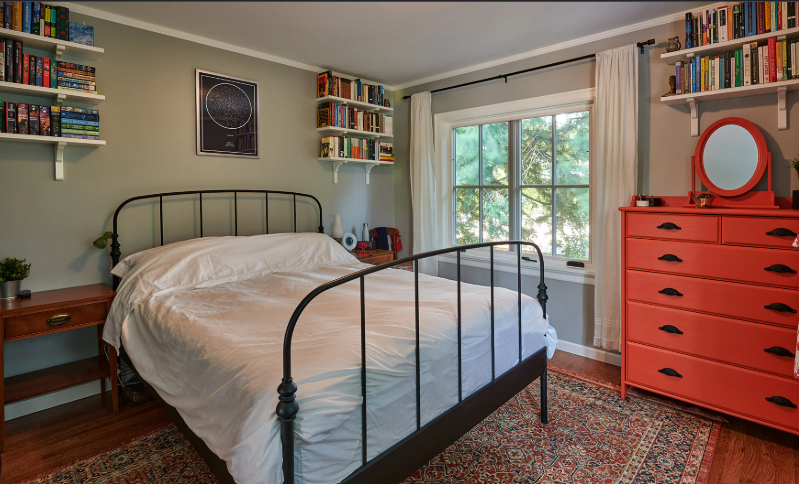
#> input picture notebooks/test2.png, 799 x 484 px, found by its file name
$ jupyter execute --allow-errors interior_design_visualizer.ipynb
#> lines starting #> are read from the running program, lines starting #| are printed output that depends on the picture; after the words box and inside, x2 and y2 are one past the last pixel; in counts of white or black regions, pixels touching at a corner belong together
# AI Interior Design Visualizer

Tagline: Redecorate your room before buying a single thing.

This notebook is a prototype for a browser-based room redesign workflow. It demonstrates three separate pieces of logic: segmentation for room regions, palette extraction for color suggestions, and preset-based furniture styling for before/after previews.

Important status notes:

1. Segmentation is prototype-level. It can use SAM if a checkpoint is available, otherwise it falls back to deterministic region masks for the demo image.
2. Palette recommendation is working. It uses OpenCV k-means to extract dominant colors from the image.
3. Furniture replacement is simulated, not generative. The notebook applies color/theme presets to masked furniture regions; it does not synthesize new furniture with a diffusion or inpainting model.

[cell 1]
from __future__ import annotations

import hashlib
import importlib
import json
import subprocess
import sys
import urllib.request
from pathlib import Path
from typing import Any

import cv2
import matplotlib.pyplot as plt
import numpy as np


def ensure_package(import_name: str, pip_spec: str):
    try:
        return importlib.import_module(import_name)
    except ImportError:
        print(f'Installing {pip_spec} ...')
        subprocess.check_call([sys.executable, '-m', 'pip', 'install', pip_spec])
        return importlib.import_module(import_name)


try:
    torch = ensure_package('torch', 'torch')
except Exception:
    torch = None

try:
    Flask_module = ensure_package('flask', 'flask')
    Flask = Flask_module.Flask
    jsonify = Flask_module.jsonify
    request = Flask_module.request
except Exception:
    Flask = None
    jsonify = None
    request = None

try:
    segment_anything = ensure_package('segment_anything', 'git+https://github.com/facebookresearch/segment-anything.git')
    SamPredictor = segment_anything.SamPredictor
    sam_model_registry = segment_anything.sam_model_registry
except Exception:
    SamPredictor = None
    sam_model_registry = None


PROJECT_ROOT = next(
    (candidate for candidate in [Path.cwd(), *Path.cwd().parents] if (candidate / 'README.md').exists()),
    Path.cwd(),
)
NOTEBOOK_DIR = PROJECT_ROOT / 'notebooks'
OUTPUT_DIR = NOTEBOOK_DIR / 'outputs'
OUTPUT_DIR.mkdir(parents=True, exist_ok=True)
SAM_CHECKPOINT = NOTEBOOK_DIR / 'checkpoints' / 'sam_vit_b_01ec64.pth'
SAM_CHECKPOINT_URL = 'https://dl.fbaipublicfiles.com/segment_anything/sam_vit_b_01ec64.pth'
ROOM_IMAGE_CANDIDATES = [
    NOTEBOOK_DIR / 'test2.png',
    PROJECT_ROOT / 'data' / 'room.jpg',
    PROJECT_ROOT / 'data' / 'room.png',
    PROJECT_ROOT / 'frontend' / 'public' / 'room.jpg',
    PROJECT_ROOT / 'frontend' / 'public' / 'room.png',
    PROJECT_ROOT / 'assets' / 'room.jpg',
    PROJECT_ROOT / 'assets' / 'room.png',
]

STYLE_THEMES = {
    'scandinavian': {
        'wall': [244, 239, 232],
        'sofa': [233, 226, 218],
        'wood': [199, 175, 145],
        'accent': [165, 191, 183],
    },
    'modern_luxe': {
        'wall': [226, 220, 214],
        'sofa': [58, 62, 70],
        'wood': [139, 104, 84],
        'accent': [192, 153, 105],
    },
    'japandi': {
        'wall': [238, 232, 222],
        'sofa': [208, 198, 184],
        'wood': [176, 143, 108],
        'accent': [124, 145, 133],
    },
    'industrial': {
        'wall': [225, 225, 226],
        'sofa': [94, 97, 104],
        'wood': [112, 93, 81],
        'accent': [173, 124, 98],
    },
}


def ensure_checkpoint(url: str, path: Path) -> Path:
    if path.exists() and path.stat().st_size > 0:
        return path
    print(f'Downloading SAM checkpoint to {path} ...')
    path.parent.mkdir(parents=True, exist_ok=True)
    urllib.request.urlretrieve(url, path)
#> (this line was passed over: the network is not available in this run)
    return path


if torch is not None and SamPredictor is not None and sam_model_registry is not None:
    try:
        SAM_CHECKPOINT = ensure_checkpoint(SAM_CHECKPOINT_URL, SAM_CHECKPOINT)
    except Exception as exc:
        print(f'Could not download SAM checkpoint: {exc}')


def rgb_to_hex(rgb: np.ndarray | list[int] | tuple[int, int, int]) -> str:
    red, green, blue = [int(value) for value in rgb]
    return f'#{red:02x}{green:02x}{blue:02x}'


def show_side_by_side(left: np.ndarray, right: np.ndarray, left_title: str, right_title: str, figsize=(14, 6)):
    figure, axes = plt.subplots(1, 2, figsize=figsize)
    axes[0].imshow(left)
    axes[0].set_title(left_title)
    axes[0].axis('off')
    axes[1].imshow(right)
    axes[1].set_title(right_title)
    axes[1].axis('off')
    plt.tight_layout()
    plt.show()


def build_rect_mask(shape: tuple[int, int], rectangles: list[tuple[int, int, int, int]]) -> np.ndarray:
    mask = np.zeros(shape, dtype=bool)
    for x1, y1, x2, y2 in rectangles:
        mask[y1:y2, x1:x2] = True
    return mask


def overlay_mask(image_rgb: np.ndarray, mask: np.ndarray, color: tuple[int, int, int], alpha: float = 0.55) -> np.ndarray:
    overlay = image_rgb.copy().astype(np.float32)
    color_array = np.array(color, dtype=np.float32)
    overlay[mask] = overlay[mask] * (1.0 - alpha) + color_array * alpha
    return np.clip(overlay, 0, 255).astype(np.uint8)


def mask_to_svg_layers(mask: np.ndarray, layer_name: str, stroke: str, fill: str, min_area: float = 80.0) -> list[dict[str, Any]]:
    mask_uint8 = (mask.astype(np.uint8)) * 255
    contours, _ = cv2.findContours(mask_uint8, cv2.RETR_EXTERNAL, cv2.CHAIN_APPROX_SIMPLE)
    layers: list[dict[str, Any]] = []
    for index, contour in enumerate(contours):
        area = float(cv2.contourArea(contour))
        if area < min_area:
            continue
        epsilon = max(2.0, 0.01 * cv2.arcLength(contour, True))
        approximation = cv2.approxPolyDP(contour, epsilon, True)
        points = approximation.reshape(-1, 2)
        if len(points) == 0:
            continue
        path_parts = [f'M {int(points[0][0])} {int(points[0][1])}']
        for x_value, y_value in points[1:]:
            path_parts.append(f'L {int(x_value)} {int(y_value)}')
        path_parts.append('Z')
        svg_path = ' '.join(path_parts)
        x, y, width, height = cv2.boundingRect(approximation)
        layers.append(
            {
                'id': f'{layer_name}-{index + 1}',
                'svgPath': svg_path,
                'polygon': points.tolist(),
                'bbox': {'x': int(x), 'y': int(y), 'width': int(width), 'height': int(height)},
                'area': area,
                'fabricPathConfig': {
                    'path': svg_path,
                    'fill': fill,
                    'stroke': stroke,
                    'strokeWidth': 2,
                    'strokeUniform': True,
                },
            }
        )
    return layers


# [20 lines left out: function make_demo_room, not called in this run]


def load_room_image() -> tuple[np.ndarray, str, dict[str, Any]]:
    for candidate in ROOM_IMAGE_CANDIDATES:
        if candidate.exists():
            image_bgr = cv2.imread(str(candidate), cv2.IMREAD_COLOR)
#> image_bgr is the input picture: shape (484, 799, 3); mean B, G, R 92.1, 104.1, 126.3
            if image_bgr is None:
                continue
            image_rgb = cv2.cvtColor(image_bgr, cv2.COLOR_BGR2RGB)
            return image_rgb, candidate.name, {}
    image_rgb, layout = make_demo_room()
    return image_rgb, 'synthetic_demo', layout


def try_build_sam_predictor(checkpoint_path: Path):
    if torch is None or SamPredictor is None or sam_model_registry is None:
        return None
    if not checkpoint_path.exists():
        return None
    device = 'cuda' if torch.cuda.is_available() else 'cpu'
    sam = sam_model_registry['vit_b'](checkpoint=str(checkpoint_path))
    sam.to(device=device)
    sam.eval()
    return SamPredictor(sam)


def build_reference_masks(image_shape: tuple[int, int], image_source: str, scene_layout: dict[str, Any]) -> dict[str, np.ndarray]:
    height, width = image_shape
    if image_source == 'synthetic_demo' and scene_layout:
        return {name: build_rect_mask((height, width), rectangles) for name, rectangles in scene_layout.items()}

    return {
        'wall': build_rect_mask((height, width), [(0, 0, width, int(height * 0.56))]),
        'floor': build_rect_mask((height, width), [(0, int(height * 0.56), width, height)]),
        'sofa': build_rect_mask((height, width), [(0, int(height * 0.45), int(width * 0.55), height)]),
        'table': build_rect_mask((height, width), [(int(width * 0.72), int(height * 0.58), width, height)]),
        'lamp': build_rect_mask((height, width), [(int(width * 0.62), int(height * 0.10), int(width * 0.82), int(height * 0.43))]),
        'plant': build_rect_mask((height, width), [(int(width * 0.78), int(height * 0.45), width, height)]),
    }


def intersection_over_union(predicted: np.ndarray, reference: np.ndarray) -> float:
    predicted = predicted.astype(bool)
    reference = reference.astype(bool)
    union = np.logical_or(predicted, reference).sum()
    if union == 0:
        return 1.0
    intersection = np.logical_and(predicted, reference).sum()
    return float(intersection) / float(union)


print('Project root:', PROJECT_ROOT)
print('Output directory:', OUTPUT_DIR)
print('SAM checkpoint exists or will be downloaded:', SAM_CHECKPOINT.exists())
print('Torch available:', torch is not None)
print('Flask available:', Flask is not None)
print('SAM package available:', SamPredictor is not None)

## Room Image and Product Goal

The notebook now prefers the real test image stored at [notebooks/TestRoo.png](notebooks/TestRoo.png) and only falls back to a synthetic demo room when that file is unavailable. That makes the notebook repeatable while still exercising the pipeline on an actual room photo.

The frontend starts with a user-uploaded room photo. For notebook reproducibility, the pipeline can also fall back to a synthetic demo room that contains walls, floor, sofa, table, lamp, and decor regions. That gives us a stable substrate for testing segmentation, recoloring, and furniture replacement without blocking on external assets.

In the browser app, the same contract supports three user actions:

1. Change wall colors with AI-suggested palette combinations.
2. Swap furniture styles using catalog items or style-transfer presets.
3. Save and share the resulting redesign as a JSON payload plus preview image.

[cell 2]
room_image_rgb, image_source, scene_layout = load_room_image()
#> image_source = 'test2.png'; scene_layout = 0 items
room_height, room_width = room_image_rgb.shape[:2]
print('Image source:', image_source)
#| Image source: test2.png
print('Room image shape:', room_image_rgb.shape)
#| Room image shape: (484, 799, 3)

plt.figure(figsize=(14, 8))
plt.imshow(room_image_rgb)
plt.title('Input room image')
plt.axis('off')
plt.show()

if scene_layout:
    print('Synthetic layout keys:', sorted(scene_layout.keys()))
else:
    print('Loaded real test image asset from notebooks/TestRoo.png or another workspace image.')

## Segmentation and Region Modeling

The redesign pipeline begins by separating the room into editable semantic regions. In production, this can come from SAM prompts on the uploaded photo. In the notebook, the same contract is supported by a deterministic fallback so the rest of the workflow remains testable.

Regions we care about most:

1. Wall surfaces for paint and wallpaper changes.
2. Floor surfaces for rug and finish exploration.
3. Furniture and decor objects for style swaps.

[cell 3]
def build_room_masks(image_rgb: np.ndarray, image_source: str, scene_layout: dict[str, Any]) -> dict[str, np.ndarray]:
#> called with image_source = 'test2.png'
    height, width = image_rgb.shape[:2]
    masks: dict[str, np.ndarray] = {}

    if image_source == 'synthetic_demo' and scene_layout:
        for name, rectangles in scene_layout.items():
            masks[name] = build_rect_mask((height, width), rectangles)
        return masks

    predictor = try_build_sam_predictor(SAM_CHECKPOINT)
    if predictor is not None:
        predictor.set_image(image_rgb)
        prompt_points = {
            'wall': (int(width * 0.50), int(height * 0.18)),
            'floor': (int(width * 0.50), int(height * 0.82)),
            'sofa': (int(width * 0.35), int(height * 0.72)),
            'table': (int(width * 0.58), int(height * 0.60)),
            'lamp': (int(width * 0.75), int(height * 0.35)),
            'plant': (int(width * 0.84), int(height * 0.62)),
        }
        for name, point in prompt_points.items():
            point_coords = np.array([point], dtype=np.float32)
            point_labels = np.array([1], dtype=np.int32)
            predicted_masks, scores, _ = predictor.predict(
                point_coords=point_coords,
                point_labels=point_labels,
                multimask_output=True,
            )
            best_index = int(np.argmax(scores))
            masks[name] = predicted_masks[best_index].astype(bool)
        return masks

    wall_mask = np.zeros((height, width), dtype=bool)
    floor_mask = np.zeros((height, width), dtype=bool)
    furniture_mask = np.zeros((height, width), dtype=bool)
    wall_mask[: int(height * 0.58), :] = True
    floor_mask[int(height * 0.58) :, :] = True
    furniture_mask[int(height * 0.46) : int(height * 0.88), int(width * 0.10) : int(width * 0.90)] = True
    masks['wall'] = wall_mask
    masks['floor'] = floor_mask
    masks['sofa'] = furniture_mask
    masks['table'] = build_rect_mask((height, width), [(int(width * 0.52), int(height * 0.46), int(width * 0.73), int(height * 0.72))])
    masks['lamp'] = build_rect_mask((height, width), [(int(width * 0.72), int(height * 0.25), int(width * 0.80), int(height * 0.58))])
    masks['plant'] = build_rect_mask((height, width), [(int(width * 0.80), int(height * 0.20), int(width * 0.92), int(height * 0.86))])
    return masks


region_masks = build_room_masks(room_image_rgb, image_source, scene_layout)
#> region_masks = 6 items
reference_masks = build_reference_masks(room_image_rgb.shape[:2], image_source, scene_layout)
#> reference_masks = 6 items
mask_names = list(region_masks.keys())
#> mask_names = ['wall', 'floor', 'sofa', 'table', 'lamp', 'plant']
print('Regions available:', mask_names)
#| Regions available: ['wall', 'floor', 'sofa', 'table', 'lamp', 'plant']
print('Wall pixels:', int(region_masks['wall'].sum()) if 'wall' in region_masks else 0)
#| Wall pixels: 223720
print('Furniture pixels:', int(region_masks['sofa'].sum()) if 'sofa' in region_masks else 0)
#| Furniture pixels: 129920

mask_layers = {
    name: mask_to_svg_layers(mask, name, stroke='#ea580c', fill='rgba(255, 255, 255, 0.16)')
    for name, mask in region_masks.items()
}
#> in mask_to_svg_layers, `mask_uint8 = (mask.astype(np.uint8)) * 255`:
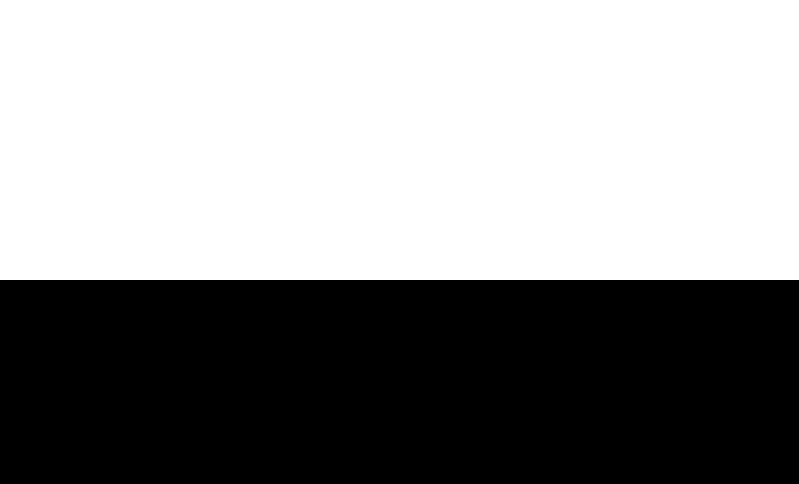
#> mask_uint8: shape (484, 799); 57.9% white; 1 black region, box (x1, y1, x2, y2) and area: (0, 280, 799, 484) 162996
#> in mask_to_svg_layers, `contours, _ = cv2.findContours(mask_uint8, cv2.RETR_EXTERNAL, cv2.CHAI..`: contours = [[[0, 0], [0, 279], [798, 279], [798, 0]]]
#> the loop in mask_to_svg_layers, `for index, contour in enumerate(contours):` made 1 pass
#> (area, epsilon, points, x, y, width, height) on pass 1: (222642, 21.54, [[0, 0], [0, 279], [798, 279], [798, 0]], 0, 0, 799, 280)
#> after the loop in mask_to_svg_layers, `for index, contour in enumerate(contours):`: layers = 1 item
#> the loop in mask_to_svg_layers (call 2), `for index, contour in enumerate(contours):` made 1 pass
#> (area, epsilon, points, x, y, width, height) on pass 1: (161994, 20.02, [[0, 280], [0, 483], [798, 483], [798, 280]], 0, 280, 799, 204)
#> call 3 of mask_to_svg_layers, with layer_name = 'sofa', stroke = '#ea580c', fill = 'rgba(255, 255, 255, 0.16)', min_area = 80
#> in mask_to_svg_layers (call 3), `mask_uint8 = (mask.astype(np.uint8)) * 255`:
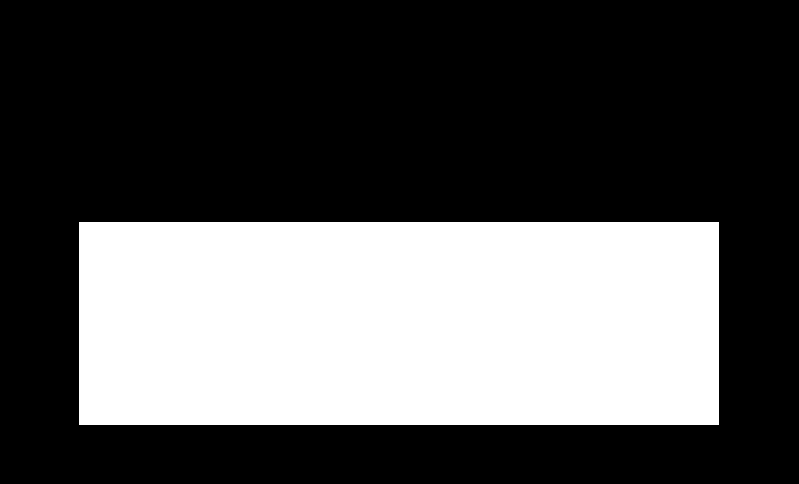
#> mask_uint8: shape (484, 799); 33.6% white; 1 white region, box (x1, y1, x2, y2) and area: (79, 222, 719, 425) 129920
#> in mask_to_svg_layers (call 3), `contours, _ = cv2.findContours(mask_uint8, cv2.RETR_EXTERNAL, cv2.CHAI..`: contours = [[[79, 222], [79, 424], [718, 424], [718, 222]]]
#> the loop in mask_to_svg_layers (call 3), `for index, contour in enumerate(contours):` made 1 pass
#> (area, epsilon, points, x, y, width, height) on pass 1: (129078, 16.82, [[79, 222], [79, 424], [718, 424], [718, 222]], 79, 222, 640, 203)
#> call 4 of mask_to_svg_layers, with layer_name = 'table', stroke = '#ea580c', fill = 'rgba(255, 255, 255, 0.16)', min_area = 80
#> in mask_to_svg_layers (call 4), `mask_uint8 = (mask.astype(np.uint8)) * 255`:
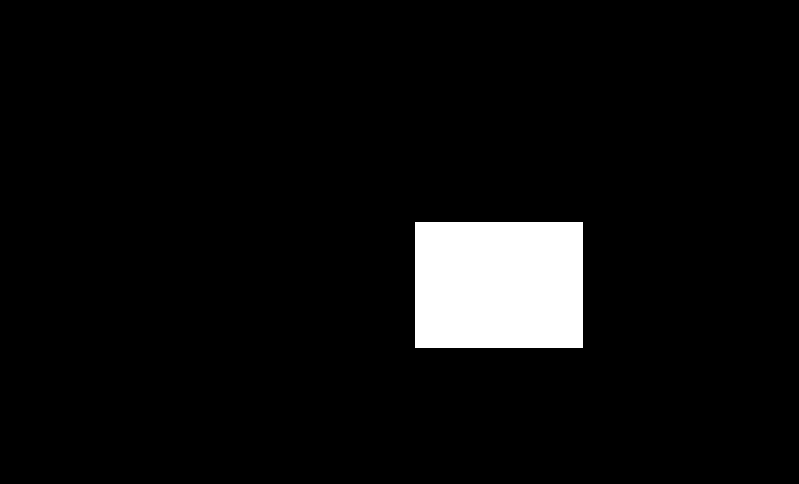
#> mask_uint8: shape (484, 799); 5.5% white; 1 white region, box (x1, y1, x2, y2) and area: (415, 222, 583, 348) 21168
#> in mask_to_svg_layers (call 4), `contours, _ = cv2.findContours(mask_uint8, cv2.RETR_EXTERNAL, cv2.CHAI..`: contours = [[[415, 222], [415, 347], [582, 347], [582, 222]]]
#> the loop in mask_to_svg_layers (call 4), `for index, contour in enumerate(contours):` made 1 pass
#> (area, epsilon, points, x, y, width, height) on pass 1: (20875, 5.84, [[415, 222], [415, 347], [582, 347], [582, 222]], 415, 222, 168, 126)
#> in mask_to_svg_layers (call 5), `mask_uint8 = (mask.astype(np.uint8)) * 255`:
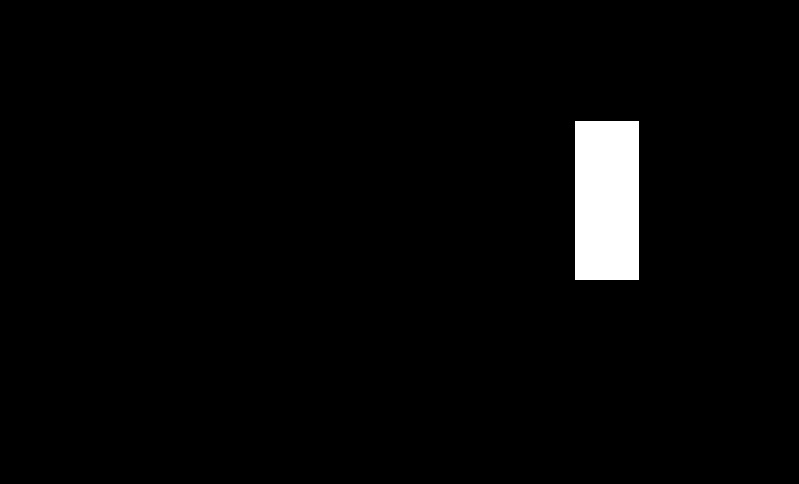
#> mask_uint8: shape (484, 799); 2.6% white; 1 white region, box (x1, y1, x2, y2) and area: (575, 121, 639, 280) 10176
#> in mask_to_svg_layers (call 5), `contours, _ = cv2.findContours(mask_uint8, cv2.RETR_EXTERNAL, cv2.CHAI..`: contours = [[[575, 121], [575, 279], [638, 279], [638, 121]]]
#> the loop in mask_to_svg_layers (call 5), `for index, contour in enumerate(contours):` made 1 pass
#> (area, epsilon, points, x, y, width, height) on pass 1: (9954, 4.42, [[575, 121], [575, 279], [638, 279], [638, 121]], 575, 121, 64, 159)
#> (the rest of the program and of its run is left out)
